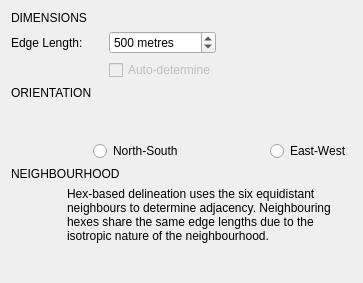
            <widget class="QWidget" name="scrollAreaWidgetContents_2">
             <property name="geometry">
              <rect>
               <x>0</x>
               <y>0</y>
               <width>363</width>
               <height>283</height>
              </rect>
             </property>
             <layout class="QVBoxLayout" name="verticalLayout_8">
              <item>
               <widget class="QLabel" name="hbb_title">
                <property name="enabled">
                 <bool>true</bool>
                </property>
                <property name="whatsThis">
                 <string>Width of the square cell in the city grid in metres</string>
                </property>
                <property name="text">
                 <string>DIMENSIONS</string>
                </property>
               </widget>
              </item>
              <item>
               <widget class="QWidget" name="hexsize_widget" native="true">
                <layout class="QGridLayout" name="gridLayout_3">
                 <property name="leftMargin">
                  <number>0</number>
                 </property>
                 <property name="topMargin">
                  <number>0</number>
                 </property>
                 <property name="rightMargin">
                  <number>0</number>
                 </property>
                 <property name="bottomMargin">
                  <number>0</number>
                 </property>
                 <property name="horizontalSpacing">
                  <number>6</number>
                 </property>
                 <item row="0" column="4">
                  <spacer name="horizontalSpacer_16">
                   <property name="orientation">
                    <enum>Qt::Horizontal</enum>
                   </property>
                   <property name="sizeHint" stdset="0">
                    <size>
                     <width>40</width>
                     <height>20</height>
                    </size>
                   </property>
                  </spacer>
                 </item>
                 <item row="0" column="1">
                  <spacer name="horizontalSpacer_10">
                   <property name="orientation">
                    <enum>Qt::Horizontal</enum>
                   </property>
                   <property name="sizeType">
                    <enum>QSizePolicy::Fixed</enum>
                   </property>
                   <property name="sizeHint" stdset="0">
                    <size>
                     <width>20</width>
                     <height>20</height>
                    </size>
                   </property>
                  </spacer>
                 </item>
                 <item row="0" column="0">
                  <widget class="QLabel" name="hexsize_lbl">
                   <property name="enabled">
                    <bool>true</bool>
                   </property>
                   <property name="whatsThis">
                    <string>Width of the square cell in the city grid in metres</string>
                   </property>
                   <property name="text">
                    <string>Edge Length:</string>
                   </property>
                  </widget>
                 </item>
                 <item row="0" column="2">
                  <widget class="QSpinBox" name="hexsize_spin">
                   <property name="enabled">
                    <bool>true</bool>
                   </property>
                   <property name="minimumSize">
                    <size>
                     <width>100</width>
                     <height>0</height>
                    </size>
                   </property>
                   <property name="toolTip">
                    <string>&lt;!DOCTYPE HTML PUBLIC &quot;-//W3C//DTD HTML 4.0//EN&quot; &quot;http://www.w3.org/TR/REC-html40/strict.dtd&quot;&gt;
&lt;html&gt;&lt;head&gt;&lt;meta name=&quot;qrichtext&quot; content=&quot;1&quot; /&gt;&lt;style type=&quot;text/css&quot;&gt;
p, li { white-space: pre-wrap; }
&lt;/style&gt;&lt;/head&gt;&lt;body style=&quot; font-family:'MS Shell Dlg 2'; font-size:8.25pt; font-weight:400; font-style:normal;&quot;&gt;
&lt;p style=&quot; margin-top:0px; margin-bottom:0px; margin-left:0px; margin-right:0px; -qt-block-indent:0; text-indent:0px;&quot;&gt;&lt;span style=&quot; font-size:8pt;&quot;&gt;Width of the square cell in the city grid in metres&lt;/span&gt;&lt;/p&gt;&lt;/body&gt;&lt;/html&gt;</string>
                   </property>
                   <property name="suffix">
                    <string> metres</string>
                   </property>
                   <property name="minimum">
                    <number>100</number>
                   </property>
                   <property name="maximum">
                    <number>5000</number>
                   </property>
                   <property name="singleStep">
                    <number>50</number>
                   </property>
                   <property name="value">
                    <number>500</number>
                   </property>
                  </widget>
                 </item>
                 <item row="1" column="2">
                  <widget class="QCheckBox" name="hexsize_auto">
                   <property name="enabled">
                    <bool>false</bool>
                   </property>
                   <property name="toolTip">
                    <string>An automatic algorithm that determines a suitable block size based on the map for computational efficiency.</string>
                   </property>
                   <property name="text">
                    <string>Auto-determine</string>
                   </property>
                  </widget>
                 </item>
                </layout>
               </widget>
              </item>
              <item>
               <widget class="QLabel" name="hexorient_lbl">
                <property name="enabled">
                 <bool>true</bool>
                </property>
                <property name="whatsThis">
                 <string>Width of the square cell in the city grid in metres</string>
                </property>
                <property name="text">
                 <string>ORIENTATION</string>
                </property>
               </widget>
              </item>
              <item>
               <widget class="QWidget" name="hexorient_widget" native="true">
                <layout class="QGridLayout" name="gridLayout_4">
                 <property name="leftMargin">
                  <number>0</number>
                 </property>
                 <property name="topMargin">
                  <number>0</number>
                 </property>
                 <property name="rightMargin">
                  <number>0</number>
                 </property>
                 <property name="bottomMargin">
                  <number>0</number>
                 </property>
                 <item row="2" column="4">
                  <widget class="QRadioButton" name="radio_hexoEW">
                   <property name="enabled">
                    <bool>true</bool>
                   </property>
                   <property name="toolTip">
                    <string>&lt;!DOCTYPE HTML PUBLIC &quot;-//W3C//DTD HTML 4.0//EN&quot; &quot;http://www.w3.org/TR/REC-html40/strict.dtd&quot;&gt;
&lt;html&gt;&lt;head&gt;&lt;meta name=&quot;qrichtext&quot; content=&quot;1&quot; /&gt;&lt;style type=&quot;text/css&quot;&gt;
p, li { white-space: pre-wrap; }
&lt;/style&gt;&lt;/head&gt;&lt;body style=&quot; font-family:'MS Shell Dlg 2'; font-size:8.25pt; font-weight:400; font-style:normal;&quot;&gt;
&lt;p style=&quot; margin-top:0px; margin-bottom:0px; margin-left:0px; margin-right:0px; -qt-block-indent:0; text-indent:0px;&quot;&gt;&lt;span style=&quot; font-size:8pt;&quot;&gt;Von Neumann, four cardinal directions on either side of the central block.&lt;/span&gt;&lt;/p&gt;&lt;/body&gt;&lt;/html&gt;</string>
                   </property>
                   <property name="whatsThis">
                    <string/>
                   </property>
                   <property name="text">
                    <string>East-West</string>
                   </property>
                   <property name="checked">
                    <bool>false</bool>
                   </property>
                  </widget>
                 </item>
                 <item row="1" column="1" rowspan="2" colspan="2">
                  <widget class="QLabel" name="img_hexoNS">
                   <property name="enabled">
                    <bool>true</bool>
                   </property>
                   <property name="minimumSize">
                    <size>
                     <width>80</width>
                     <height>55</height>
                    </size>
                   </property>
                   <property name="maximumSize">
                    <size>
                     <width>50</width>
                     <height>55</height>
                    </size>
                   </property>
                   <property name="text">
                    <string/>
                   </property>
                   <property name="pixmap">
                    <pixmap resource="../../../../../Dropbox/UrbanBEATS Master Project/graphics/ubeats.qrc">:/images/images/md_hex_NSorient.png</pixmap>
                   </property>
                  </widget>
                 </item>
                 <item row="1" column="3" rowspan="2" colspan="2">
                  <widget class="QLabel" name="img_hexoEW">
                   <property name="enabled">
                    <bool>true</bool>
                   </property>
                   <property name="minimumSize">
                    <size>
                     <width>80</width>
                     <height>50</height>
                    </size>
                   </property>
                   <property name="maximumSize">
                    <size>
                     <width>50</width>
                     <height>50</height>
                    </size>
                   </property>
                   <property name="text">
                    <string/>
                   </property>
                   <property name="pixmap">
                    <pixmap resource="../../../../../Dropbox/UrbanBEATS Master Project/graphics/ubeats.qrc">:/images/images/md_hex_EWorient.png</pixmap>
                   </property>
                  </widget>
                 </item>
                 <item row="2" column="2">
                  <widget class="QRadioButton" name="radio_hexoNS">
                   <property name="enabled">
                    <bool>true</bool>
                   </property>
                   <property name="toolTip">
                    <string>&lt;!DOCTYPE HTML PUBLIC &quot;-//W3C//DTD HTML 4.0//EN&quot; &quot;http://www.w3.org/TR/REC-html40/strict.dtd&quot;&gt;
&lt;html&gt;&lt;head&gt;&lt;meta name=&quot;qrichtext&quot; content=&quot;1&quot; /&gt;&lt;style type=&quot;text/css&quot;&gt;
p, li { white-space: pre-wrap; }
&lt;/style&gt;&lt;/head&gt;&lt;body style=&quot; font-family:'MS Shell Dlg 2'; font-size:8.25pt; font-weight:400; font-style:normal;&quot;&gt;
&lt;p style=&quot; margin-top:0px; margin-bottom:0px; margin-left:0px; margin-right:0px; -qt-block-indent:0; text-indent:0px;&quot;&gt;&lt;span style=&quot; font-size:8pt;&quot;&gt;Moore, all eight neighbours around the central block.&lt;/span&gt;&lt;/p&gt;&lt;/body&gt;&lt;/html&gt;</string>
                   </property>
                   <property name="whatsThis">
                    <string/>
                   </property>
                   <property name="text">
                    <string>North-South</string>
                   </property>
                   <property name="checkable">
                    <bool>true</bool>
                   </property>
                  </widget>
                 </item>
                </layout>
               </widget>
              </item>
              <item>
               <widget class="QLabel" name="hbb_neigh_title">
                <property name="enabled">
                 <bool>true</bool>
                </property>
                <property name="whatsThis">
                 <string>Width of the square cell in the city grid in metres</string>
                </property>
                <property name="text">
                 <string>NEIGHBOURHOOD</string>
                </property>
               </widget>
              </item>
              <item>
               <widget class="QWidget" name="hbb_neigh_frame" native="true">
                <property name="enabled">
                 <bool>true</bool>
                </property>
                <layout class="QGridLayout" name="gridLayout_9">
                 <property name="leftMargin">
                  <number>0</number>
                 </property>
                 <property name="topMargin">
                  <number>0</number>
                 </property>
                 <property name="rightMargin">
                  <number>0</number>
                 </property>
                 <property name="bottomMargin">
                  <number>0</number>
                 </property>
                 <item row="1" column="0">
                  <widget class="QLabel" name="img_borders_3">
                   <property name="enabled">
                    <bool>true</bool>
                   </property>
                   <property name="minimumSize">
                    <size>
                     <width>50</width>
                     <height>50</height>
                    </size>
                   </property>
                   <property name="maximumSize">
                    <size>
                     <width>50</width>
                     <height>50</height>
                    </size>
                   </property>
                   <property name="text">
                    <string/>
                   </property>
                   <property name="pixmap">
                    <pixmap resource="../../../../../Dropbox/UrbanBEATS Master Project/graphics/ubeats.qrc">:/images/images/md_spatial_hexiso.png</pixmap>
                   </property>
                  </widget>
                 </item>
                 <item row="1" column="1">
                  <widget class="QLabel" name="hbb_neigh_descr">
                   <property name="enabled">
                    <bool>true</bool>
                   </property>
                   <property name="text">
                    <string>&lt;html&gt;&lt;head/&gt;&lt;body&gt;&lt;p&gt;Hex-based delineation uses the six equidistant neighbours to determine adjacency. Neighbouring hexes share the same edge lengths due to the isotropic nature of the neighbourhood.&lt;/p&gt;&lt;/body&gt;&lt;/html&gt;</string>
                   </property>
                   <property name="wordWrap">
                    <bool>true</bool>
                   </property>
                  </widget>
                 </item>
                </layout>
               </widget>
              </item>
              <item>
               <spacer name="verticalSpacer_5">
                <property name="orientation">
                 <enum>Qt::Vertical</enum>
                </property>
                <property name="sizeHint" stdset="0">
                 <size>
                  <width>20</width>
                  <height>40</height>
                 </size>
                </property>
               </spacer>
              </item>
             </layout>
            </widget>
